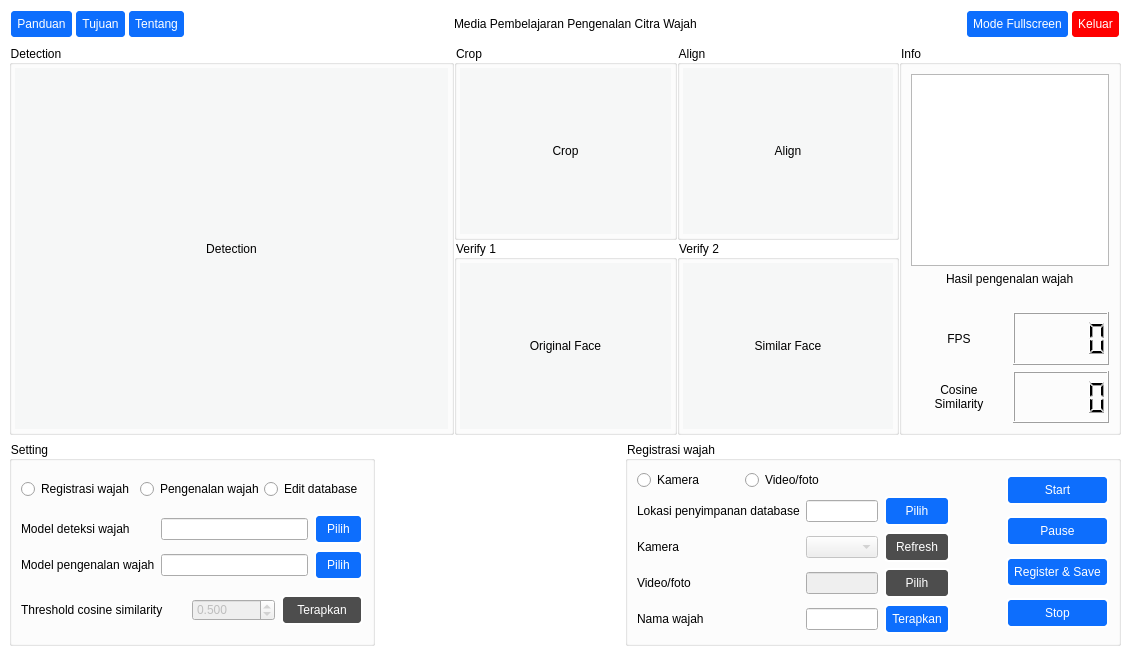
<?xml version="1.0" encoding="UTF-8"?>
<ui version="4.0">
 <class>MainWindow</class>
 <widget class="QMainWindow" name="MainWindow">
  <property name="enabled">
   <bool>true</bool>
  </property>
  <property name="geometry">
   <rect>
    <x>0</x>
    <y>0</y>
    <width>1130</width>
    <height>655</height>
   </rect>
  </property>
  <property name="windowTitle">
   <string>Media Pembelajaran Pengenalan Citra Wajah</string>
  </property>
  <property name="styleSheet">
   <string notr="true">#centralwidget {
	background-color: #fff;
}

QGroupBox {
	background-color: #fff;
}

QPushButton {
	background-color: #0d6efd;
	border: 2px solid #fff;
	color: #fff;
	border-radius: 5px;
	padding: 6px;
}

QPushButton:hover,
QPushButton:clicked {
	background-color: #0b5ed7;
}

QPushButton:disabled {
	background-color: #4d4d4d;
	color: #fff;
}</string>
  </property>
  <widget class="QWidget" name="centralwidget">
   <property name="minimumSize">
    <size>
     <width>800</width>
     <height>600</height>
    </size>
   </property>
   <property name="styleSheet">
    <string notr="true"/>
   </property>
   <layout class="QVBoxLayout" name="verticalLayout_2" stretch="0,3,1">
    <item>
     <widget class="QWidget" name="widget" native="true">
      <layout class="QHBoxLayout" name="horizontalLayout_2">
       <property name="spacing">
        <number>0</number>
       </property>
       <property name="leftMargin">
        <number>0</number>
       </property>
       <property name="topMargin">
        <number>0</number>
       </property>
       <property name="rightMargin">
        <number>0</number>
       </property>
       <property name="bottomMargin">
        <number>0</number>
       </property>
       <item>
        <layout class="QHBoxLayout" name="horizontalLayout">
         <item>
          <widget class="QPushButton" name="btnPanduan">
           <property name="text">
            <string>Panduan</string>
           </property>
          </widget>
         </item>
         <item>
          <widget class="QPushButton" name="btnTujuan">
           <property name="text">
            <string>Tujuan</string>
           </property>
          </widget>
         </item>
         <item>
          <widget class="QPushButton" name="btnTentang">
           <property name="text">
            <string>Tentang</string>
           </property>
          </widget>
         </item>
         <item>
          <spacer name="horizontalSpacer">
           <property name="orientation">
            <enum>Qt::Horizontal</enum>
           </property>
           <property name="sizeHint" stdset="0">
            <size>
             <width>40</width>
             <height>20</height>
            </size>
           </property>
          </spacer>
         </item>
         <item>
          <widget class="QLabel" name="label_6">
           <property name="text">
            <string>Media Pembelajaran Pengenalan Citra Wajah</string>
           </property>
          </widget>
         </item>
         <item>
          <spacer name="horizontalSpacer_5">
           <property name="orientation">
            <enum>Qt::Horizontal</enum>
           </property>
           <property name="sizeHint" stdset="0">
            <size>
             <width>40</width>
             <height>20</height>
            </size>
           </property>
          </spacer>
         </item>
         <item>
          <widget class="QPushButton" name="btnScreen">
           <property name="text">
            <string>Mode Fullscreen</string>
           </property>
          </widget>
         </item>
         <item>
          <widget class="QPushButton" name="btnExit">
           <property name="styleSheet">
            <string notr="true">QPushButton {
	background-color: #ff0000;
}

QPushButton:hover,
QPushButton:clicked {
	background-color: #b53a32;
}</string>
           </property>
           <property name="text">
            <string>Keluar</string>
           </property>
          </widget>
         </item>
        </layout>
       </item>
      </layout>
     </widget>
    </item>
    <item>
     <widget class="QWidget" name="widget_2" native="true">
      <layout class="QGridLayout" name="gridLayout_2" columnstretch="2,2,1" columnminimumwidth="0,0,0">
       <property name="leftMargin">
        <number>0</number>
       </property>
       <property name="topMargin">
        <number>0</number>
       </property>
       <property name="rightMargin">
        <number>0</number>
       </property>
       <property name="bottomMargin">
        <number>0</number>
       </property>
       <property name="spacing">
        <number>0</number>
       </property>
       <item row="0" column="0">
        <widget class="QGroupBox" name="groupBox">
         <property name="minimumSize">
          <size>
           <width>0</width>
           <height>0</height>
          </size>
         </property>
         <property name="title">
          <string>Detection</string>
         </property>
         <layout class="QHBoxLayout" name="horizontalLayout_6">
          <property name="spacing">
           <number>3</number>
          </property>
          <property name="leftMargin">
           <number>3</number>
          </property>
          <property name="topMargin">
           <number>3</number>
          </property>
          <property name="rightMargin">
           <number>3</number>
          </property>
          <property name="bottomMargin">
           <number>3</number>
          </property>
          <item>
           <widget class="QLabel" name="detection">
            <property name="styleSheet">
             <string notr="true">color: rgb(0,0,0);
background-color: rgb(246, 247, 247);
qproperty-alignment: AlignCenter;</string>
            </property>
            <property name="text">
             <string>Detection</string>
            </property>
            <property name="alignment">
             <set>Qt::AlignCenter</set>
            </property>
           </widget>
          </item>
         </layout>
        </widget>
       </item>
       <item row="0" column="1">
        <layout class="QGridLayout" name="gridLayout">
         <item row="0" column="0">
          <widget class="QGroupBox" name="groupBox_2">
           <property name="title">
            <string>Crop</string>
           </property>
           <layout class="QHBoxLayout" name="horizontalLayout_3">
            <property name="spacing">
             <number>3</number>
            </property>
            <property name="leftMargin">
             <number>3</number>
            </property>
            <property name="topMargin">
             <number>3</number>
            </property>
            <property name="rightMargin">
             <number>3</number>
            </property>
            <property name="bottomMargin">
             <number>3</number>
            </property>
            <item>
             <widget class="QLabel" name="crop">
              <property name="styleSheet">
               <string notr="true">color: rgb(0,0,0);
background-color: rgb(246, 247, 247);
qproperty-alignment: AlignCenter;</string>
              </property>
              <property name="text">
               <string>Crop</string>
              </property>
              <property name="alignment">
               <set>Qt::AlignCenter</set>
              </property>
             </widget>
            </item>
           </layout>
          </widget>
         </item>
         <item row="1" column="2">
          <widget class="QGroupBox" name="groupBox_10">
           <property name="title">
            <string>Verify 2</string>
           </property>
           <layout class="QHBoxLayout" name="horizontalLayout_15">
            <property name="spacing">
             <number>0</number>
            </property>
            <property name="leftMargin">
             <number>3</number>
            </property>
            <property name="topMargin">
             <number>3</number>
            </property>
            <property name="rightMargin">
             <number>3</number>
            </property>
            <property name="bottomMargin">
             <number>3</number>
            </property>
            <item>
             <widget class="QLabel" name="similarFace">
              <property name="styleSheet">
               <string notr="true">color: rgb(0,0,0);
background-color: rgb(246, 247, 247);
qproperty-alignment: AlignCenter;</string>
              </property>
              <property name="text">
               <string>Similar Face</string>
              </property>
              <property name="alignment">
               <set>Qt::AlignCenter</set>
              </property>
             </widget>
            </item>
           </layout>
          </widget>
         </item>
         <item row="0" column="2">
          <widget class="QGroupBox" name="groupBox_3">
           <property name="title">
            <string>Align</string>
           </property>
           <layout class="QHBoxLayout" name="horizontalLayout_4">
            <property name="spacing">
             <number>3</number>
            </property>
            <property name="leftMargin">
             <number>3</number>
            </property>
            <property name="topMargin">
             <number>3</number>
            </property>
            <property name="rightMargin">
             <number>3</number>
            </property>
            <property name="bottomMargin">
             <number>3</number>
            </property>
            <item>
             <widget class="QLabel" name="align">
              <property name="styleSheet">
               <string notr="true">color: rgb(0,0,0);
background-color: rgb(246, 247, 247);
qproperty-alignment: AlignCenter;</string>
              </property>
              <property name="text">
               <string>Align</string>
              </property>
              <property name="alignment">
               <set>Qt::AlignCenter</set>
              </property>
             </widget>
            </item>
           </layout>
          </widget>
         </item>
         <item row="1" column="0">
          <widget class="QGroupBox" name="groupBox_4">
           <property name="title">
            <string>Verify 1</string>
           </property>
           <layout class="QHBoxLayout" name="horizontalLayout_5">
            <property name="spacing">
             <number>3</number>
            </property>
            <property name="leftMargin">
             <number>3</number>
            </property>
            <property name="topMargin">
             <number>3</number>
            </property>
            <property name="rightMargin">
             <number>3</number>
            </property>
            <property name="bottomMargin">
             <number>3</number>
            </property>
            <item>
             <widget class="QLabel" name="originalFace">
              <property name="styleSheet">
               <string notr="true">color: rgb(0,0,0);
background-color: rgb(246, 247, 247);
qproperty-alignment: AlignCenter;</string>
              </property>
              <property name="text">
               <string>Original Face</string>
              </property>
              <property name="alignment">
               <set>Qt::AlignCenter</set>
              </property>
             </widget>
            </item>
           </layout>
          </widget>
         </item>
        </layout>
       </item>
       <item row="0" column="2">
        <widget class="QGroupBox" name="groupBox_6">
         <property name="title">
          <string>Info</string>
         </property>
         <property name="flat">
          <bool>false</bool>
         </property>
         <layout class="QVBoxLayout" name="verticalLayout_5" stretch="0,0,0,1">
          <item>
           <widget class="QListWidget" name="listDatabase">
            <property name="enabled">
             <bool>true</bool>
            </property>
           </widget>
          </item>
          <item alignment="Qt::AlignHCenter">
           <widget class="QLabel" name="label_17">
            <property name="text">
             <string>Hasil pengenalan wajah</string>
            </property>
           </widget>
          </item>
          <item>
           <layout class="QHBoxLayout" name="horizontalLayout_16">
            <item>
             <widget class="QLabel" name="hasilPengenalan">
              <property name="text">
               <string/>
              </property>
              <property name="alignment">
               <set>Qt::AlignCenter</set>
              </property>
             </widget>
            </item>
           </layout>
          </item>
          <item>
           <layout class="QGridLayout" name="gridLayout_12" columnstretch="0,0">
            <item row="0" column="0">
             <widget class="QLabel" name="label">
              <property name="text">
               <string>FPS</string>
              </property>
              <property name="alignment">
               <set>Qt::AlignCenter</set>
              </property>
             </widget>
            </item>
            <item row="0" column="1">
             <widget class="QLCDNumber" name="lcdFPS"/>
            </item>
            <item row="1" column="0">
             <widget class="QLabel" name="label_2">
              <property name="text">
               <string>Cosine 
Similarity</string>
              </property>
              <property name="textFormat">
               <enum>Qt::AutoText</enum>
              </property>
              <property name="alignment">
               <set>Qt::AlignCenter</set>
              </property>
             </widget>
            </item>
            <item row="1" column="1">
             <widget class="QLCDNumber" name="lcdSimilarity">
              <property name="inputMethodHints">
               <set>Qt::ImhFormattedNumbersOnly</set>
              </property>
              <property name="value" stdset="0">
               <double>0.000000000000000</double>
              </property>
             </widget>
            </item>
           </layout>
          </item>
         </layout>
        </widget>
       </item>
      </layout>
     </widget>
    </item>
    <item>
     <widget class="QWidget" name="widget_3" native="true">
      <property name="layoutDirection">
       <enum>Qt::LeftToRight</enum>
      </property>
      <layout class="QHBoxLayout" name="horizontalLayout_7" stretch="3,0,4">
       <property name="spacing">
        <number>0</number>
       </property>
       <property name="sizeConstraint">
        <enum>QLayout::SetDefaultConstraint</enum>
       </property>
       <property name="leftMargin">
        <number>0</number>
       </property>
       <property name="topMargin">
        <number>0</number>
       </property>
       <property name="rightMargin">
        <number>0</number>
       </property>
       <property name="bottomMargin">
        <number>0</number>
       </property>
       <item>
        <widget class="QGroupBox" name="groupBox_7">
         <property name="minimumSize">
          <size>
           <width>361</width>
           <height>0</height>
          </size>
         </property>
         <property name="title">
          <string>Setting</string>
         </property>
         <layout class="QGridLayout" name="gridLayout_5">
          <item row="3" column="0">
           <layout class="QGridLayout" name="gridLayout_4" columnstretch="2,1,1">
            <item row="0" column="0">
             <widget class="QLabel" name="label_9">
              <property name="text">
               <string>Threshold cosine similarity</string>
              </property>
             </widget>
            </item>
            <item row="0" column="1">
             <widget class="QDoubleSpinBox" name="valSimilarity">
              <property name="enabled">
               <bool>false</bool>
              </property>
              <property name="locale">
               <locale language="English" country="UnitedStates"/>
              </property>
              <property name="decimals">
               <number>3</number>
              </property>
              <property name="maximum">
               <double>1.000000000000000</double>
              </property>
              <property name="singleStep">
               <double>0.010000000000000</double>
              </property>
              <property name="value">
               <double>0.500000000000000</double>
              </property>
             </widget>
            </item>
            <item row="0" column="2">
             <widget class="QPushButton" name="btnSimilarity">
              <property name="enabled">
               <bool>false</bool>
              </property>
              <property name="text">
               <string>Terapkan</string>
              </property>
              <property name="checkable">
               <bool>false</bool>
              </property>
              <property name="checked">
               <bool>false</bool>
              </property>
              <property name="autoDefault">
               <bool>false</bool>
              </property>
              <property name="default">
               <bool>false</bool>
              </property>
              <property name="flat">
               <bool>false</bool>
              </property>
             </widget>
            </item>
           </layout>
          </item>
          <item row="1" column="0">
           <layout class="QGridLayout" name="gridLayout_3" columnstretch="0,3,1">
            <item row="1" column="2">
             <widget class="QPushButton" name="btnModelPengenalan">
              <property name="text">
               <string>Pilih</string>
              </property>
             </widget>
            </item>
            <item row="1" column="1">
             <widget class="QLineEdit" name="lnPengenalan">
              <property name="readOnly">
               <bool>true</bool>
              </property>
             </widget>
            </item>
            <item row="0" column="0">
             <widget class="QLabel" name="label_7">
              <property name="text">
               <string>Model deteksi wajah</string>
              </property>
             </widget>
            </item>
            <item row="0" column="1">
             <widget class="QLineEdit" name="lnDeteksi">
              <property name="dragEnabled">
               <bool>false</bool>
              </property>
              <property name="readOnly">
               <bool>true</bool>
              </property>
             </widget>
            </item>
            <item row="1" column="0">
             <widget class="QLabel" name="label_8">
              <property name="text">
               <string>Model pengenalan wajah</string>
              </property>
             </widget>
            </item>
            <item row="0" column="2">
             <widget class="QPushButton" name="btnModelDeteksi">
              <property name="text">
               <string>Pilih</string>
              </property>
             </widget>
            </item>
           </layout>
          </item>
          <item row="0" column="0">
           <layout class="QHBoxLayout" name="horizontalLayout_10" stretch="1,1,1">
            <item>
             <widget class="QRadioButton" name="btnRegistrasi">
              <property name="text">
               <string>Registrasi wajah</string>
              </property>
              <property name="checkable">
               <bool>true</bool>
              </property>
              <property name="checked">
               <bool>false</bool>
              </property>
              <property name="autoRepeat">
               <bool>false</bool>
              </property>
             </widget>
            </item>
            <item>
             <widget class="QRadioButton" name="btnPengenalan">
              <property name="text">
               <string>Pengenalan wajah</string>
              </property>
              <property name="checked">
               <bool>false</bool>
              </property>
             </widget>
            </item>
            <item>
             <widget class="QRadioButton" name="btnEditDB">
              <property name="text">
               <string>Edit database</string>
              </property>
             </widget>
            </item>
           </layout>
          </item>
         </layout>
        </widget>
       </item>
       <item>
        <spacer name="horizontalSpacer_2">
         <property name="orientation">
          <enum>Qt::Horizontal</enum>
         </property>
         <property name="sizeType">
          <enum>QSizePolicy::Expanding</enum>
         </property>
         <property name="sizeHint" stdset="0">
          <size>
           <width>250</width>
           <height>20</height>
          </size>
         </property>
        </spacer>
       </item>
       <item>
        <widget class="QStackedWidget" name="pilihanTab">
         <property name="enabled">
          <bool>true</bool>
         </property>
         <property name="minimumSize">
          <size>
           <width>0</width>
           <height>0</height>
          </size>
         </property>
         <property name="currentIndex">
          <number>0</number>
         </property>
         <widget class="QWidget" name="page">
          <layout class="QHBoxLayout" name="horizontalLayout_8">
           <property name="spacing">
            <number>0</number>
           </property>
           <property name="leftMargin">
            <number>0</number>
           </property>
           <property name="topMargin">
            <number>0</number>
           </property>
           <property name="rightMargin">
            <number>0</number>
           </property>
           <property name="bottomMargin">
            <number>0</number>
           </property>
           <item>
            <widget class="QGroupBox" name="groupBox_8">
             <property name="enabled">
              <bool>true</bool>
             </property>
             <property name="title">
              <string>Registrasi wajah</string>
             </property>
             <layout class="QGridLayout" name="gridLayout_7" columnstretch="5,0,0">
              <item row="0" column="2" rowspan="2">
               <layout class="QVBoxLayout" name="verticalLayout">
                <property name="spacing">
                 <number>6</number>
                </property>
                <property name="leftMargin">
                 <number>0</number>
                </property>
                <item>
                 <widget class="QPushButton" name="btnStartRegistrasi">
                  <property name="text">
                   <string>Start</string>
                  </property>
                 </widget>
                </item>
                <item>
                 <widget class="QPushButton" name="btnPauseRegistrasi">
                  <property name="text">
                   <string>Pause</string>
                  </property>
                 </widget>
                </item>
                <item>
                 <widget class="QPushButton" name="btnRegister">
                  <property name="sizePolicy">
                   <sizepolicy hsizetype="MinimumExpanding" vsizetype="Fixed">
                    <horstretch>0</horstretch>
                    <verstretch>0</verstretch>
                   </sizepolicy>
                  </property>
                  <property name="text">
                   <string>Register &amp;&amp; Save</string>
                  </property>
                 </widget>
                </item>
                <item>
                 <widget class="QPushButton" name="btnStopRegistrasi">
                  <property name="text">
                   <string>Stop</string>
                  </property>
                 </widget>
                </item>
               </layout>
              </item>
              <item row="0" column="0">
               <layout class="QHBoxLayout" name="horizontalLayout_11" stretch="1,2">
                <item>
                 <widget class="QRadioButton" name="btnKameraRegistrasi">
                  <property name="text">
                   <string>Kamera</string>
                  </property>
                 </widget>
                </item>
                <item>
                 <widget class="QRadioButton" name="btnVideoFotoRegistrasi">
                  <property name="text">
                   <string>Video/foto</string>
                  </property>
                 </widget>
                </item>
               </layout>
              </item>
              <item row="0" column="1">
               <spacer name="horizontalSpacer_4">
                <property name="orientation">
                 <enum>Qt::Horizontal</enum>
                </property>
                <property name="sizeType">
                 <enum>QSizePolicy::Minimum</enum>
                </property>
                <property name="sizeHint" stdset="0">
                 <size>
                  <width>50</width>
                  <height>20</height>
                 </size>
                </property>
               </spacer>
              </item>
              <item row="1" column="0">
               <layout class="QGridLayout" name="gridLayout_6" columnstretch="0,2,1">
                <property name="horizontalSpacing">
                 <number>6</number>
                </property>
                <item row="4" column="0">
                 <widget class="QLabel" name="label_13">
                  <property name="text">
                   <string>Nama wajah</string>
                  </property>
                 </widget>
                </item>
                <item row="4" column="1">
                 <widget class="QLineEdit" name="lnNamaWajah"/>
                </item>
                <item row="1" column="1">
                 <widget class="QComboBox" name="boxKameraRegistrasi">
                  <property name="enabled">
                   <bool>false</bool>
                  </property>
                 </widget>
                </item>
                <item row="1" column="0">
                 <widget class="QLabel" name="label_10">
                  <property name="text">
                   <string>Kamera</string>
                  </property>
                 </widget>
                </item>
                <item row="2" column="0">
                 <widget class="QLabel" name="label_11">
                  <property name="text">
                   <string>Video/foto</string>
                  </property>
                 </widget>
                </item>
                <item row="2" column="1">
                 <widget class="QLineEdit" name="lnVideoFotoRegistrasi">
                  <property name="enabled">
                   <bool>false</bool>
                  </property>
                  <property name="readOnly">
                   <bool>true</bool>
                  </property>
                 </widget>
                </item>
                <item row="2" column="2">
                 <widget class="QPushButton" name="btnLokasiVideoFotoR">
                  <property name="enabled">
                   <bool>false</bool>
                  </property>
                  <property name="text">
                   <string>Pilih</string>
                  </property>
                 </widget>
                </item>
                <item row="4" column="2">
                 <widget class="QPushButton" name="btnNamaWajah">
                  <property name="text">
                   <string>Terapkan</string>
                  </property>
                 </widget>
                </item>
                <item row="0" column="0">
                 <widget class="QLabel" name="label_12">
                  <property name="text">
                   <string>Lokasi penyimpanan database</string>
                  </property>
                 </widget>
                </item>
                <item row="0" column="1">
                 <widget class="QLineEdit" name="lnLokasiSimpanDB">
                  <property name="dragEnabled">
                   <bool>false</bool>
                  </property>
                  <property name="readOnly">
                   <bool>true</bool>
                  </property>
                 </widget>
                </item>
                <item row="0" column="2">
                 <widget class="QPushButton" name="btnSimpanWajah">
                  <property name="text">
                   <string>Pilih</string>
                  </property>
                 </widget>
                </item>
                <item row="1" column="2">
                 <widget class="QPushButton" name="refreshCamRegistrasi">
                  <property name="enabled">
                   <bool>false</bool>
                  </property>
                  <property name="text">
                   <string>Refresh</string>
                  </property>
                 </widget>
                </item>
               </layout>
              </item>
             </layout>
            </widget>
           </item>
          </layout>
         </widget>
         <widget class="QWidget" name="page_2">
          <layout class="QHBoxLayout" name="horizontalLayout_9">
           <property name="spacing">
            <number>0</number>
           </property>
           <property name="leftMargin">
            <number>0</number>
           </property>
           <property name="topMargin">
            <number>0</number>
           </property>
           <property name="rightMargin">
            <number>0</number>
           </property>
           <property name="bottomMargin">
            <number>0</number>
           </property>
           <item>
            <widget class="QGroupBox" name="groupBox_9">
             <property name="title">
              <string>Pengenalan wajah</string>
             </property>
             <layout class="QGridLayout" name="gridLayout_9" columnstretch="5,0,1,0">
              <item row="0" column="0">
               <layout class="QHBoxLayout" name="horizontalLayout_12" stretch="1,2">
                <item>
                 <widget class="QRadioButton" name="btnKameraPengenalan">
                  <property name="text">
                   <string>Kamera</string>
                  </property>
                 </widget>
                </item>
                <item>
                 <widget class="QRadioButton" name="btnVideoFotoPengenalan">
                  <property name="enabled">
                   <bool>true</bool>
                  </property>
                  <property name="text">
                   <string>Video/foto</string>
                  </property>
                  <property name="checkable">
                   <bool>true</bool>
                  </property>
                  <property name="checked">
                   <bool>false</bool>
                  </property>
                 </widget>
                </item>
               </layout>
              </item>
              <item row="1" column="0">
               <layout class="QGridLayout" name="gridLayout_8" columnstretch="0,3,1">
                <property name="rightMargin">
                 <number>0</number>
                </property>
                <item row="1" column="2">
                 <widget class="QPushButton" name="btnLokasiDB">
                  <property name="enabled">
                   <bool>true</bool>
                  </property>
                  <property name="text">
                   <string>Pilih</string>
                  </property>
                 </widget>
                </item>
                <item row="3" column="2">
                 <widget class="QPushButton" name="btnLokasiVideoFoto">
                  <property name="enabled">
                   <bool>false</bool>
                  </property>
                  <property name="text">
                   <string>Pilih</string>
                  </property>
                 </widget>
                </item>
                <item row="1" column="0">
                 <widget class="QLabel" name="label_15">
                  <property name="text">
                   <string>File database</string>
                  </property>
                 </widget>
                </item>
                <item row="1" column="1">
                 <widget class="QLineEdit" name="lnLokasiDB">
                  <property name="enabled">
                   <bool>true</bool>
                  </property>
                 </widget>
                </item>
                <item row="3" column="1">
                 <widget class="QLineEdit" name="lnVideoFotoPengenalan">
                  <property name="enabled">
                   <bool>false</bool>
                  </property>
                  <property name="readOnly">
                   <bool>true</bool>
                  </property>
                 </widget>
                </item>
                <item row="3" column="0">
                 <widget class="QLabel" name="label_16">
                  <property name="text">
                   <string>Video/foto</string>
                  </property>
                 </widget>
                </item>
                <item row="2" column="1">
                 <widget class="QComboBox" name="boxKameraPengenalan">
                  <property name="enabled">
                   <bool>false</bool>
                  </property>
                 </widget>
                </item>
                <item row="2" column="0">
                 <widget class="QLabel" name="label_14">
                  <property name="text">
                   <string>Kamera</string>
                  </property>
                 </widget>
                </item>
                <item row="2" column="2">
                 <widget class="QPushButton" name="refreshCamPengenalan">
                  <property name="enabled">
                   <bool>false</bool>
                  </property>
                  <property name="text">
                   <string>Refresh</string>
                  </property>
                 </widget>
                </item>
               </layout>
              </item>
              <item row="0" column="2" rowspan="2" colspan="2">
               <layout class="QVBoxLayout" name="verticalLayout_3">
                <property name="spacing">
                 <number>6</number>
                </property>
                <property name="sizeConstraint">
                 <enum>QLayout::SetDefaultConstraint</enum>
                </property>
                <property name="leftMargin">
                 <number>0</number>
                </property>
                <item>
                 <widget class="QPushButton" name="btnStartPengenalan">
                  <property name="text">
                   <string>Start</string>
                  </property>
                 </widget>
                </item>
                <item>
                 <widget class="QPushButton" name="btnPausePengenalan">
                  <property name="text">
                   <string>Pause</string>
                  </property>
                 </widget>
                </item>
                <item>
                 <widget class="QPushButton" name="btnStopPengenalan">
                  <property name="text">
                   <string>Stop</string>
                  </property>
                 </widget>
                </item>
               </layout>
              </item>
              <item row="0" column="1">
               <spacer name="horizontalSpacer_3">
                <property name="orientation">
                 <enum>Qt::Horizontal</enum>
                </property>
                <property name="sizeHint" stdset="0">
                 <size>
                  <width>50</width>
                  <height>20</height>
                 </size>
                </property>
               </spacer>
              </item>
             </layout>
            </widget>
           </item>
          </layout>
         </widget>
         <widget class="QWidget" name="page_3">
          <layout class="QHBoxLayout" name="horizontalLayout_13">
           <property name="spacing">
            <number>0</number>
           </property>
           <property name="leftMargin">
            <number>0</number>
           </property>
           <property name="topMargin">
            <number>0</number>
           </property>
           <property name="rightMargin">
            <number>0</number>
           </property>
           <property name="bottomMargin">
            <number>0</number>
           </property>
           <item>
            <widget class="QGroupBox" name="groupBox_5">
             <property name="title">
              <string>Edit database</string>
             </property>
             <layout class="QGridLayout" name="gridLayout_11">
              <item row="0" column="0">
               <layout class="QGridLayout" name="gridLayout_10" columnstretch="0,3,1,1">
                <item row="1" column="0">
                 <widget class="QLabel" name="label_5">
                  <property name="text">
                   <string>Nama wajah</string>
                  </property>
                 </widget>
                </item>
                <item row="0" column="0">
                 <widget class="QLabel" name="label_4">
                  <property name="text">
                   <string>File database</string>
                  </property>
                 </widget>
                </item>
                <item row="1" column="1">
                 <widget class="QLineEdit" name="lnEditNama">
                  <property name="enabled">
                   <bool>false</bool>
                  </property>
                 </widget>
                </item>
                <item row="1" column="2">
                 <widget class="QPushButton" name="btnEditNama">
                  <property name="text">
                   <string>Ganti</string>
                  </property>
                 </widget>
                </item>
                <item row="1" column="3">
                 <widget class="QPushButton" name="btnBatalEdit">
                  <property name="enabled">
                   <bool>false</bool>
                  </property>
                  <property name="text">
                   <string>Batal</string>
                  </property>
                 </widget>
                </item>
                <item row="0" column="3">
                 <widget class="QPushButton" name="btnEditFileDB">
                  <property name="text">
                   <string>Pilih</string>
                  </property>
                 </widget>
                </item>
                <item row="0" column="1" colspan="2">
                 <widget class="QLineEdit" name="lnEditFileDB"/>
                </item>
               </layout>
              </item>
              <item row="1" column="0">
               <layout class="QHBoxLayout" name="horizontalLayout_14">
                <item>
                 <widget class="QPushButton" name="btnPrevFrame">
                  <property name="text">
                   <string>&lt;&lt;</string>
                  </property>
                 </widget>
                </item>
                <item>
                 <widget class="QPushButton" name="btnNextFrame">
                  <property name="text">
                   <string>&gt;&gt;</string>
                  </property>
                 </widget>
                </item>
                <item>
                 <widget class="QPushButton" name="btnHapusFrame">
                  <property name="text">
                   <string>Hapus</string>
                  </property>
                 </widget>
                </item>
               </layout>
              </item>
             </layout>
            </widget>
           </item>
          </layout>
         </widget>
        </widget>
       </item>
      </layout>
     </widget>
    </item>
   </layout>
  </widget>
 </widget>
 <resources/>
 <connections/>
</ui>
